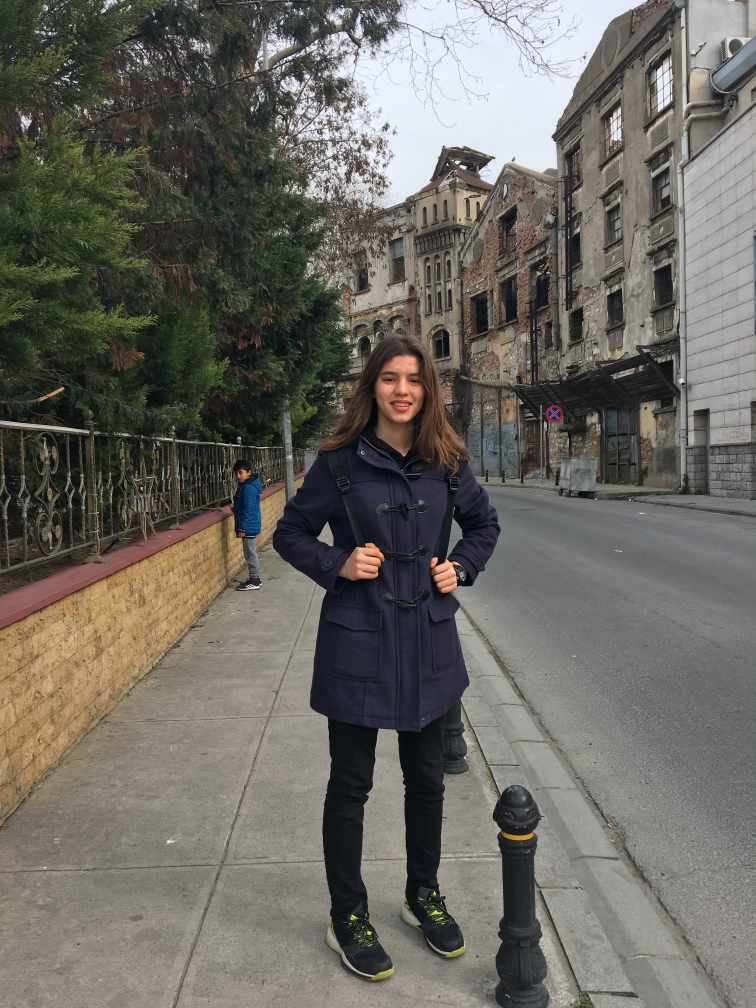
#> input picture photos/004.JPG, 3024 x 4032 px (shown at 1/4 size)
$ python rotating-images.py
#> lines starting #> are read from the running program, lines starting #| are printed output that depends on the picture
import cv2
import numpy as np

image_path = "../photos/004.JPG"
image = cv2.imread(image_path)
#> image is the input picture: shape (4032, 3024, 3); mean B, G, R 97.4, 104.1, 106.8
image = cv2.resize(image, (256, 256))
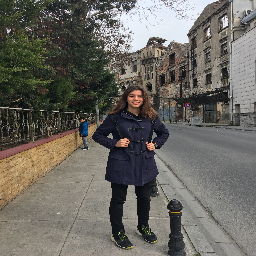
#> image: shape (256, 256, 3); mean B, G, R 97.4, 104, 106.7
image_shape = image.shape
#> image_shape = (256, 256, 3)

image1 = cv2.rotate(image, cv2.ROTATE_90_CLOCKWISE)
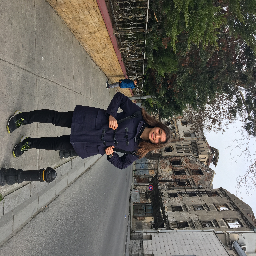
#> image1: shape (256, 256, 3); mean B, G, R 97.4, 104, 106.7
image2 = cv2.rotate(image, cv2.ROTATE_90_COUNTERCLOCKWISE)
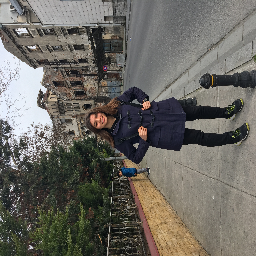
#> image2: shape (256, 256, 3); mean B, G, R 97.4, 104, 106.7
image3 = cv2.rotate(image, cv2.ROTATE_180)
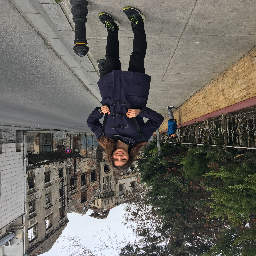
#> image3: shape (256, 256, 3); mean B, G, R 97.4, 104, 106.7

cv2.imshow("Image1", image1)
cv2.imshow("Image2", image2)
cv2.imshow("Image3", image3)

# to concatenate images, it should have same dimension
image_concat = np.concatenate((image1,image2, image3), axis=1)
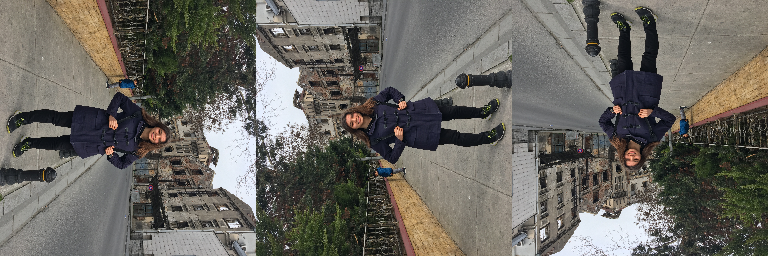
#> image_concat: shape (256, 768, 3); mean B, G, R 97.4, 104, 106.7
cv2.imshow("Image Concat", image_concat)
cv2.waitKey(0)
cv2.destroyAllWindows()
